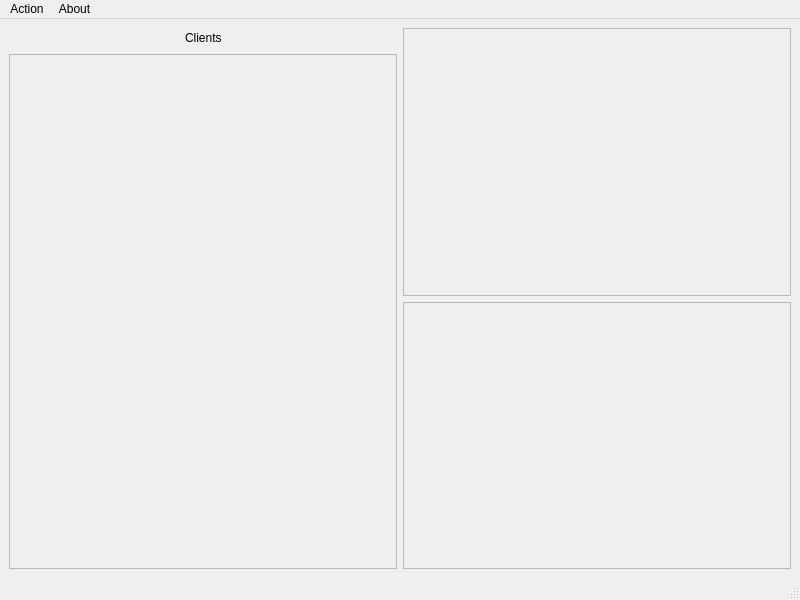
<?xml version="1.0" encoding="UTF-8"?>
<ui version="4.0">
 <class>MainWindow</class>
 <widget class="QMainWindow" name="MainWindow">
  <property name="geometry">
   <rect>
    <x>0</x>
    <y>0</y>
    <width>800</width>
    <height>600</height>
   </rect>
  </property>
  <property name="windowTitle">
   <string>Server</string>
  </property>
  <widget class="QWidget" name="centralwidget">
   <layout class="QVBoxLayout" name="verticalLayout_3">
    <item>
     <layout class="QHBoxLayout" name="horizontalLayout">
      <item>
       <layout class="QVBoxLayout" name="verticalLayout_2">
        <item>
         <layout class="QHBoxLayout" name="horizontalLayout_2">
          <item>
           <spacer name="horizontalSpacer">
            <property name="orientation">
             <enum>Qt::Horizontal</enum>
            </property>
            <property name="sizeHint" stdset="0">
             <size>
              <width>40</width>
              <height>20</height>
             </size>
            </property>
           </spacer>
          </item>
          <item>
           <widget class="QLabel" name="label">
            <property name="text">
             <string>Clients</string>
            </property>
           </widget>
          </item>
          <item>
           <spacer name="horizontalSpacer_2">
            <property name="orientation">
             <enum>Qt::Horizontal</enum>
            </property>
            <property name="sizeHint" stdset="0">
             <size>
              <width>40</width>
              <height>20</height>
             </size>
            </property>
           </spacer>
          </item>
         </layout>
        </item>
        <item>
         <widget class="QScrollArea" name="scrollArea">
          <property name="widgetResizable">
           <bool>true</bool>
          </property>
          <widget class="QWidget" name="scrollAreaWidgetContents">
           <property name="geometry">
            <rect>
             <x>0</x>
             <y>0</y>
             <width>384</width>
             <height>499</height>
            </rect>
           </property>
          </widget>
         </widget>
        </item>
       </layout>
      </item>
      <item>
       <layout class="QVBoxLayout" name="verticalLayout">
        <item>
         <widget class="QScrollArea" name="scrollArea_2">
          <property name="widgetResizable">
           <bool>true</bool>
          </property>
          <widget class="QWidget" name="scrollAreaWidgetContents_2">
           <property name="geometry">
            <rect>
             <x>0</x>
             <y>0</y>
             <width>384</width>
             <height>259</height>
            </rect>
           </property>
          </widget>
         </widget>
        </item>
        <item>
         <widget class="QScrollArea" name="scrollArea_3">
          <property name="widgetResizable">
           <bool>true</bool>
          </property>
          <widget class="QWidget" name="scrollAreaWidgetContents_3">
           <property name="geometry">
            <rect>
             <x>0</x>
             <y>0</y>
             <width>384</width>
             <height>258</height>
            </rect>
           </property>
          </widget>
         </widget>
        </item>
       </layout>
      </item>
     </layout>
    </item>
   </layout>
  </widget>
  <widget class="QStatusBar" name="statusbar"/>
  <widget class="QMenuBar" name="menubar">
   <property name="geometry">
    <rect>
     <x>0</x>
     <y>0</y>
     <width>800</width>
     <height>30</height>
    </rect>
   </property>
   <widget class="QMenu" name="menuAction">
    <property name="title">
     <string>Action</string>
    </property>
    <addaction name="actionRun_Server"/>
    <addaction name="actionConfig_Server"/>
    <addaction name="actionStop_Server"/>
    <addaction name="actionExit"/>
   </widget>
   <widget class="QMenu" name="menuAbout">
    <property name="title">
     <string>About</string>
    </property>
    <addaction name="actionAuthor"/>
   </widget>
   <addaction name="menuAction"/>
   <addaction name="menuAbout"/>
  </widget>
  <action name="actionRun_Server">
   <property name="text">
    <string>Run Server</string>
   </property>
  </action>
  <action name="actionStop_Server">
   <property name="enabled">
    <bool>false</bool>
   </property>
   <property name="text">
    <string>Stop Server</string>
   </property>
  </action>
  <action name="actionServer_Config">
   <property name="text">
    <string>Server Config</string>
   </property>
  </action>
  <action name="actionAuthor">
   <property name="text">
    <string>Author</string>
   </property>
  </action>
  <action name="actionExit">
   <property name="text">
    <string>Exit</string>
   </property>
  </action>
  <action name="actionConfig_Server">
   <property name="text">
    <string>Config Server</string>
   </property>
  </action>
  <action name="actionKick_Client">
   <property name="text">
    <string>Kick Client</string>
   </property>
  </action>
 </widget>
 <resources/>
 <connections/>
</ui>
